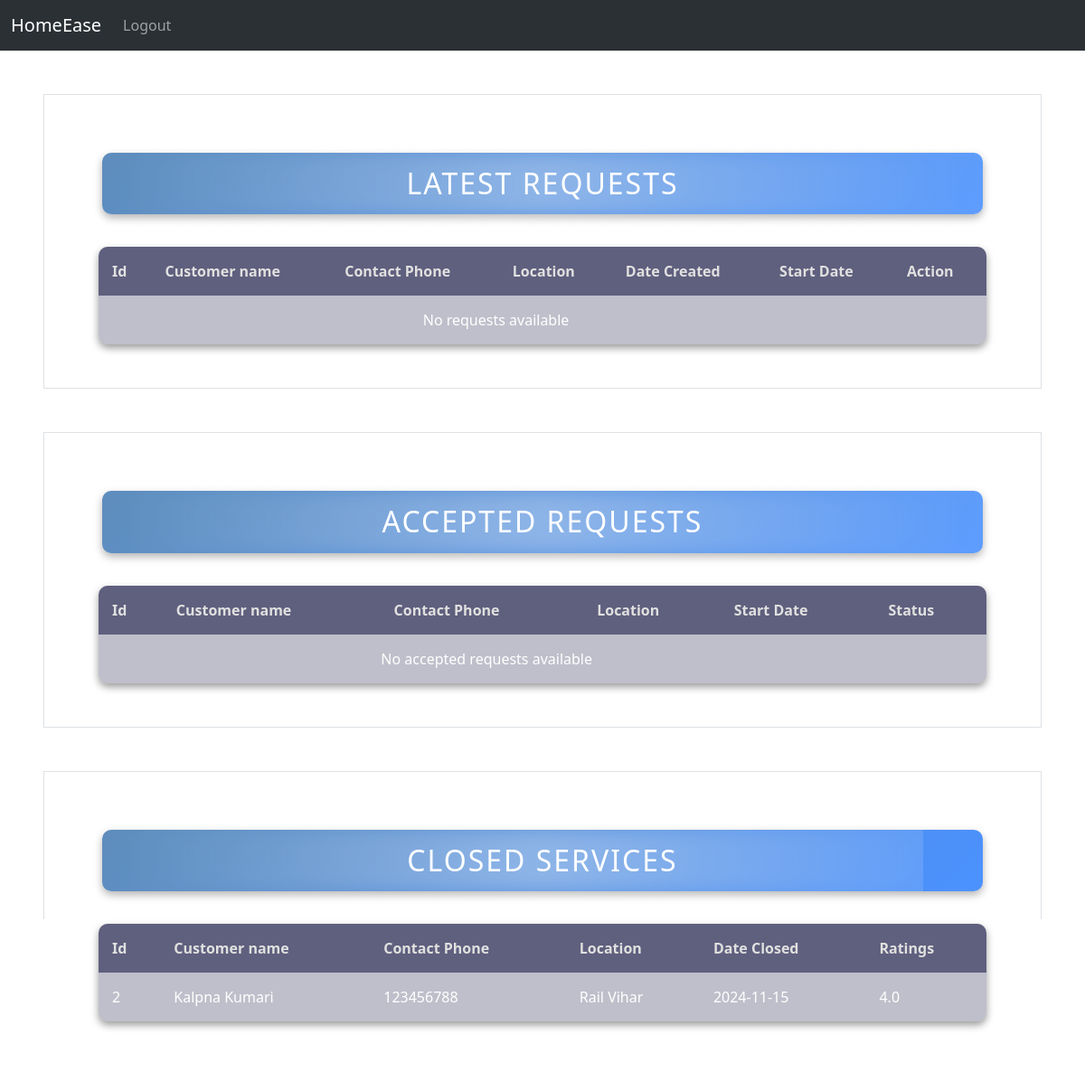
/professional_dashboard/1, run on the app's committed database.
### models.py (models this page shows)
class Request(db.Model):
    req_id = db.Column(db.Integer, primary_key=True)
    date_of_req = db.Column(db.Date, default=date.today, nullable=False)
    date_of_completion = db.Column(db.Date, nullable=True)
    service_status = db.Column(db.String(50), nullable=False)
    service_rating = db.Column(db.Float, nullable=True)
    remarks = db.Column(db.String(255), nullable=True)
    start_date = db.Column(db.Date, nullable=False)
    service_id = db.Column(db.Integer, db.ForeignKey('service.id'), nullable=False)
    customer_id = db.Column(db.Integer, db.ForeignKey('customer.id'), nullable=False)
    professional_id = db.Column(db.Integer, db.ForeignKey('professional.id'), nullable=False)
    professional = db.relationship('Professional', back_populates='requests')
    service = db.relationship('Service', back_populates='service_requests')
    customer = db.relationship('Customer', back_populates='requests')

class Customer(db.Model):
    id = db.Column(db.Integer, primary_key=True)
    username = db.Column(db.String(50), nullable=False, unique=True)
    passhash = db.Column(db.String(50), nullable=False)
    name = db.Column(db.String(50), nullable=False)
    address = db.Column(db.String(50), nullable=False)
    pincode = db.Column(db.Integer, nullable=False)
    date_created = db.Column(db.Date, default=date.today, nullable=False)
    is_admin = db.Column(db.Boolean, nullable=False, default=False)
    phone_no = db.Column(db.Integer, nullable=True)
    status = db.Column(db.String, nullable=False)
    requests = db.relationship('Request', back_populates='customer')

### routes.py (the view)
@app.route('/professional_dashboard/<professional_id>')
def professional_dashboard(professional_id):
    professional = Professional.query.get(professional_id)
    services = Service.query.all()
    customers = Customer.query.all()
    requested_requests = Request.query.filter_by(professional_id=professional_id , service_status='Requested').all()
    accepted_requests = Request.query.filter_by(professional_id=professional_id , service_status='Accepted').all()
    closed_requests = Request.query.filter_by(professional_id=professional_id , service_status='Closed').all()
    response = make_response(render_template('professional_dashboard.html',
                                             services=services,
                                             professional=professional,
                                             customers=customers,
                                             requested_requests=requested_requests,
                                             accepted_requests=accepted_requests,
                                             closed_requests=closed_requests))
    response.headers['Cache-Control'] = 'no-store'
    response.headers['Pragma'] = 'no-cache'
    response.headers['Expires'] = '0'
    return response

### templates/professional_dashboard.html (shortened to what this page needs)
{% extends 'base.html' %} {% block title %} Professional {% endblock %} {% block
content %}
{%if professional.service.status=='Removed'%}
<div class="d-flex vh-100 justify-content-center align-items-center">
  <div class="container border text-center bg-white p-4">
      <p >The service {{professional.service.service_name}} has been removed from the platform by the admin.</p>
  </div>
</div>
{%else%}
<div class="border m-5 p-5">
  <div class="p-3">
    <h1>Latest Requests</h1>
  </div>
  <div class="container">
    <table>
      <thead>
        <tr>
          <th scope="col">Id</th>
          <th scope="col">Customer name</th>
          <th scope="col">Contact Phone</th>
          <th scope="col">Location</th>
          <th scope="col">Date Created</th>
          <th scope="col">Start Date</th>
          <th scope="col">Action</th>
        </tr>
      </thead>
      <tbody>
        {% if requested_requests %}
         {% for request in requested_requests %}
        <tr>
          <td>{{ request.req_id }}</td>
          <td>{{ request.customer.name}}</td>
          <td>{{ request.customer.phone_no}}</td>
          <td>{{ request.customer.address}} | {{ request.customer.pincode}}</td>
          <td>{{ request.date_of_req}}</td>
          <td>{{ request.start_date}}</td>
          <td>
            <button
              class="btn btn-warning"
              data-bs-toggle="modal"
              data-bs-target="#approve{{request.req_id }}"
            >
              Accept
            </button>
            <button
              class="btn btn-danger"
              data-bs-toggle="modal"
              data-bs-target="#reject{{ request.req_id }}"
            >
              Reject
            </button>
          </td>
        </tr>
        <div
          class="modal fade"
          id="approve{{ request.req_id}}"
          tabindex="-1"
          aria-labelledby="approveLabel{{request.req_id }}"
          aria-hidden="true"
        >
          <div class="modal-dialog">
            <div class="modal-content">
              <div class="modal-header">
                <h5 class="modal-title" id="approveLabel{{ request.req_id }}">
                  Accept Request
                </h5>
                <button
                  type="button"
                  class="btn-close"
                  data-bs-dismiss="modal"
                  aria-label="Close"
                ></button>
              </div>
              <div class="modal-body">
                Are you sure you want to accpept this request?
              </div>
              <div class="modal-footer">
                <button
                  type="button"
                  class="btn btn-secondary"
                  data-bs-dismiss="modal"
                >
                  Cancel
                </button>
                <form
                  action="{{ url_for('accept_req', req_id=request.req_id) }}"
                  method="POST"
                >
                  <button type="submit" class="btn btn-primary">Accept</button>
                </form>
              </div>
            </div>
          </div>
        </div>
        <div
          class="modal fade"
          id="reject{{ request.req_id }}"
          tabindex="-1"
          aria-labelledby="rejectLabel{{ request.req_id}}"
          aria-hidden="true"
        >
          <div class="modal-dialog">
            <div class="modal-content">
              <div class="modal-header">
                <h5 class="modal-title" id="rejectLabel{{ request.req_id }}">
                  Confirm Rejection
                </h5>
                <button
                  type="button"
                  class="btn-close"
                  data-bs-dismiss="modal"
                  aria-label="Close"
                ></button>
              </div>
              <div class="modal-body">
                Are you sure you want to reject this request?
              </div>
              <div class="modal-footer">
                <button
                  type="button"
                  class="btn btn-secondary"
                  data-bs-dismiss="modal"
                >
                  Cancel
                </button>
                <form
                  action="{{ url_for('reject_req',req_id=request.req_id) }}"
                  method="POST"
                >
                  <button type="submit" class="btn btn-danger">Reject</button>
                </form>
              </div>
            </div>
          </div>
        </div>
        {% endfor %} {% else %}
        <tr>
          <td colspan="6" class="text-center">No requests available</td>
        </tr>
        {% endif %}
      </tbody>
    </table>
  </div>
</div>
<div class="border m-5 p-5">
  <div class="p-3">
    <h1>Accepted requests</h1>
  </div>
  <div class="container">
    <table>
      <thead>
        <tr>
          <th scope="col">Id</th>
          <th scope="col">Customer name</th>
          <th scope="col">Contact Phone</th>
          <th scope="col">Location</th>
          <th scope="col">Start Date</th>
          <th scope="col">Status</th>
        </tr>
      </thead>
      <tbody>
        {% if accepted_requests %}
        {% for request in accepted_requests %}
        <tr>
          <td>{{ request.req_id }}</td>
          <td>{{ request.customer.name}}</td>
          <td>{{ request.customer.phone_no}}</td>
          <td>{{ request.customer.address}}</td>
          <td>{{ request.start_date}}</td>
          <td>{{ request.service_status}}</td>
        </tr>
        {% endfor %}
        {% else %}
        <tr>
          <td colspan="5" class="text-center">
            No accepted requests available
          </td>
        </tr>
        {% endif %}
      </tbody>
    </table>
  </div>
</div>
<div class="border m-5 p-5">
  <div class="p-3">
    <h1>Closed Services</h1>
  </div>
  <div class="container">
    <table>
      <thead>
        <tr>
          <th scope="col">Id</th>
          <th scope="col">Customer name</th>
          <th scope="col">Contact Phone</th>
          <th scope="col">Location</th>
          <th scope="col">Date Closed</th>
          <th scope="col">Ratings</th>
        </tr>
      </thead>
      <tbody>
         {% if closed_requests %}
         {% for request in closed_requests %}
        <tr>
          <td>{{ request.req_id }}</td>
          <td>{{ request.customer.name}}</td>
          <td>{{ request.customer.phone_no}}</td>
          <td>{{ request.customer.address}}</td>
          <td>{{ request.date_of_completion}}</td>
          <td>{{ request.service_rating}}</td>
        </tr>
        {% endfor %}
        {% else %}
        <tr>
          <td colspan="6" class="text-center">
            No professional requests available
          </td>
        </tr>
        {% endif %}
      </tbody>
    </table>
  </div>
</div>
{%endif%}
  {% endblock %}

### static/css/style.css (style rules this page uses)
body { background-image: url('../images/bg-img.png'); background-attachment: fixed; background-repeat: no-repeat; background-size: cover; }
h1 { background: linear-gradient(135deg, rgba(0, 75, 150, 0.7), rgba(0, 100, 255, 0.7)); color: white; padding: 15px 20px; text-align: center; font-size: 2em; border-radius: 10px; box-shadow: 0px 4px 10px rgba(0, 0, 0, 0.3); text-transform: uppercase; letter-spacing: 2px; margin-bottom: 20px; position: relative; z-index: 2; }
h1::before { content: ''; position: absolute; top: 0; left: 0; right: 0; bottom: 0; border-radius: 10px; background: rgba(255, 255, 255, 0.1); z-index: -1; }
h1::after { content: ''; position: absolute; top: 50%; left: 50%; transform: translate(-50%, -50%); width: 120%; height: 100%; background: radial-gradient(circle, rgba(255, 255, 255, 0.3) 0%, transparent 80%); filter: blur(10px); z-index: -2; }
table { background: rgba(0, 0, 50, 0.25); backdrop-filter: blur(10px); -webkit-backdrop-filter: blur(10px); color: white; width: 100%; border-radius: 10px; box-shadow: 0 4px 8px rgba(0, 0, 0, 0.4); border-collapse: collapse; overflow: hidden; }
thead { background-color: rgba(0, 0, 50, 0.5); color: #e0e0e0; }
td, th { padding: 15px; }

### data on the page
Request: req_id "2", customer.name "Kalpna Kumari", customer.phone_no "123456788", customer.address "Rail Vihar", date_of_completion "2024-11-15", service_rating "4.0"
